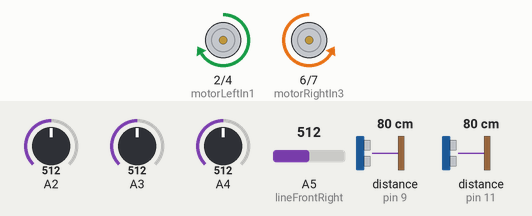
Recording of a sketch running on a simulated Arduino Uno, built with avr-gcc and run on an emulated ATmega328P. Parts: motor-driver pin pairs drawn as motors (green arrow = first pin HIGH = forward, orange = second pin HIGH = backward, longer = more drive, scaled by the enable pin). Wiring (inferred from the names in the program): 2 × ultrasonic range finder: trigger pin 8, echo pin 9 / trigger pin 10, echo pin 11. Inputs (shaded band) come from the test bench; at power-on: distance to the obstacle (sensors on pin 9, pin 11) 80 cm, A2 = 512, A3 = 512, A4 = 512, A5 (lineFrontRight) = 512. The echo pulse lasts 58.3 µs per cm.

Above: at 4.8 s.
4.9 s: distance to the obstacle (sensor on pin 9) set to 45 cm
6.4 s: distance to the obstacle (sensor on pin 9) set to 38 cm
At 7.0 s:
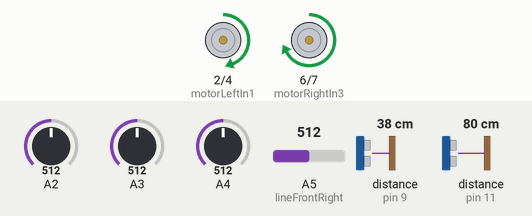
7.9 s: distance to the obstacle (sensor on pin 11) set to 18 cm
At 8.2 s:
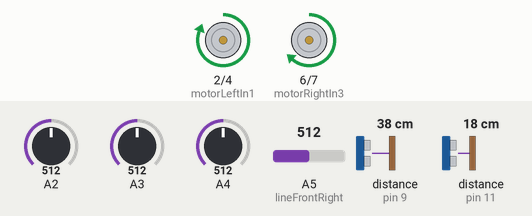
9.4 s: A2 set to 881
10.9 s: A2 set to 909
At 11.3 s:
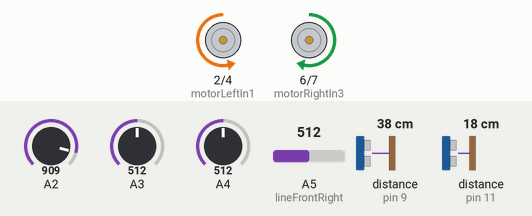
12.4 s: A3 set to 806
13.9 s: A3 set to 832
At 15.3 s:
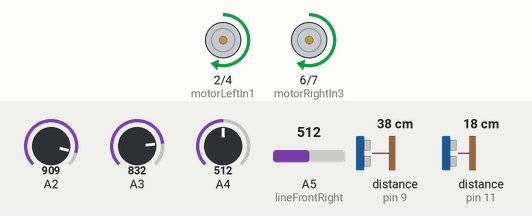
Timing chart, 0 to 16.6 s (numbered marks = the images above; inputs shaded):
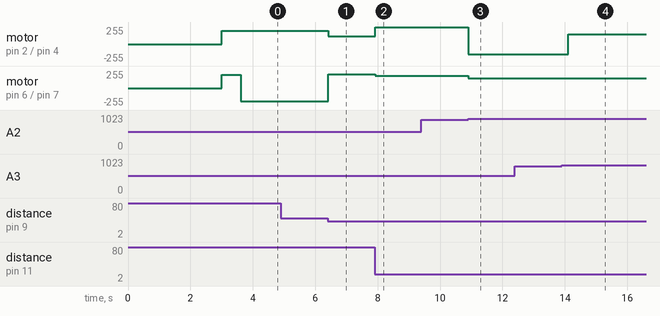

The sketch:

main_ver3.ino
```cpp
// ==========================================
// 튜닝 파라미터 (사용자가 수정하는 공간)
// ==========================================

// [라인 센서 아날로그 문턱값 — 2026-07-09 실측 기반, 센서별 개별 설정]
// 실측값(2차, 최종): 빨강(경계) FL=910 FR=977 RL=971 RR=947 / 흰 바닥 FL=555 FR=813 RL=815 RR=700
// 센서별 편차가 커서 공용 문턱값 불가 → 각 센서의 (빨강+흰색)/2 중간값 사용
const int LINE_THRESH_FL = 732;
const int LINE_THRESH_FR = 895;
const int LINE_THRESH_RL = 893;
const int LINE_THRESH_RR = 823;

// [라인 센서 극성] 경계 테이프 위에서 값이 바닥보다 크면 true — 실측으로 확인됨 (빨강이 항상 더 큼)
const bool LINE_READS_HIGHER = true;

// [공격 및 추적 설정]
const int RUSH_DISTANCE = 8;       // 라인을 무시하고 돌진할 거리 (cm) — 3은 초음파 최소거리 탓에 사실상 도달 불가
const unsigned long CONTACT_LATCH_MS = 1000; // 근접 감지 후 이 시간 동안은 접촉(밀기) 상태로 간주
const int MAX_DETECT_DIST = 40;     // 상대를 추적하기 시작할 최대 거리 (cm)
const int MAX_SPEED = 255;          // 모터 최대 속도 (PWM 0~255)
const int MIN_SPEED = 150;          // 모터 최소 구동 속도 (PWM 0~255)
const int SEARCH_SPEED = 140;       // 탐색 회전 시 속도

// [조향 P제어] 좌우 거리차(cm)에 비례해 부드럽게 조향 — 급좌/급우 3분기 지그재그 방지
const int STEER_GAIN = 3;           // 조향 민감도 (지그재그하면 낮추고, 반응이 둔하면 올리세요)
const int STEER_DEADBAND_CM = 5;    // 좌우 차이가 이 값 이하면 직진 (센서 지터 무시)
const int STEER_DIFF_CLAMP = 15;    // 거리차 반영 상한 (한쪽만 감지 시 과도 조향 방지)

// [시작 동작] 전원 인가 → 대기(손 뗄 시간) → 짧은 돌진 → 탐색
const unsigned long START_DELAY_MS = 3000; // 대회 규정의 시작 대기 시간 확인 후 맞추세요 (보통 3~5초)
const int START_LUNGE_SPEED = 200;         // 시작 돌진 속도 — MIN_SPEED(150) 미만이면 한쪽만 돌아 비틀림

// [탈출 기동 속도] — 속도를 바꾸면 아래 시간 세트도 반드시 함께 교체!
// 255 = 빠른 탈출(경계 취약 시간 합계 700ms), 150 = 느리지만 회전 일관성 유리(합계 1330ms)
const int ESCAPE_SPEED = 150;

// [시간 설정 (밀리초 단위) — 2026-07-10 turn_test 실측, 두 세트 모두 측정 완료]
// ESCAPE_SPEED = 255 세트: BACK 150 / TURN180 550 / FORWARD 150 / TURN45 185
// const unsigned long TIME_BACK_MS     = 150;  // 전방 라인 감지 시 후진
// const unsigned long TIME_TURN_180_MS = 550;  // 180도 회전
// const unsigned long TIME_FORWARD_MS  = 150;  // 뒤 라인 탈출 직진
// const unsigned long TIME_TURN_45_MS  = 185;  // 45도 회전
// ESCAPE_SPEED = 150 세트: BACK 400 / TURN180 930 / FORWARD 400 / TURN45 320  ← 현재 사용 중
const unsigned long TIME_BACK_MS     = 400;  // 전방 라인 감지 시 후진
const unsigned long TIME_TURN_180_MS = 930;  // 180도 회전
const unsigned long TIME_FORWARD_MS  = 400;  // 뒤 라인 탈출 직진
const unsigned long TIME_TURN_45_MS  = 320;  // 45도 회전


// ==========================================
// 하드웨어 핀 네이밍 (camelCase)
// ==========================================

// L298N 모터 드라이버 핀
const int motorLeftEna = 3;
const int motorLeftIn1 = 2;
const int motorLeftIn2 = 4;
const int motorRightIn3 = 6;
const int motorRightIn4 = 7;
const int motorRightEnb = 5;

// 아날로그 라인 센서 4개
const int lineFrontLeft = A4;
const int lineFrontRight = A5;
const int lineRearLeft = A2;
const int lineRearRight = A3;

// 초음파 센서 디지털 핀
const int sonicLeftTrig = 8;
const int sonicLeftEcho = 9;
const int sonicRightTrig = 10;
const int sonicRightEcho = 11;

// ==========================================
// 시스템 상태 제어 및 필터 변수
// ==========================================

// 로봇의 현재 행동 상태 정의
enum RobotState {
  STATE_NORMAL,
  STATE_ESCAPE_FRONT_BACK,
  STATE_ESCAPE_FRONT_TURN,
  STATE_ESCAPE_REAR,
  STATE_ESCAPE_SINGLE_TURN
};

RobotState currentState = STATE_NORMAL;
unsigned long stateStartTime = 0;
unsigned long stateDuration = 0;
RobotState nextStateAfterEscape = STATE_NORMAL; // 복합 탈출용(후진 후 회전)

// 초음파 필터용 배열 (크기 3의 이동 평균 필터)
const int FILTER_SIZE = 3;
long leftHistory[FILTER_SIZE] = {999, 999, 999};
long rightHistory[FILTER_SIZE] = {999, 999, 999};
int filterIndex = 0;
long lastLeftDist = 999;
long lastRightDist = 999;
bool pingLeftTurn = true;
unsigned long contactLatchUntil = 0; // 접촉 상태 래치 만료 시각
int lastSeenDir = 1;                 // 마지막으로 상대를 본 방향: 1 = 오른쪽, -1 = 왼쪽

// ==========================================
//초기화 (Setup)
// ==========================================
void setup() {
  Serial.begin(115200); // 디버그 출력이 제어 루프를 막지 않도록 고속 통신 사용

  pinMode(motorLeftEna, OUTPUT);
  pinMode(motorLeftIn1, OUTPUT);
  pinMode(motorLeftIn2, OUTPUT);
  pinMode(motorRightIn3, OUTPUT);
  pinMode(motorRightIn4, OUTPUT);
  pinMode(motorRightEnb, OUTPUT);

  pinMode(sonicLeftTrig, OUTPUT);
  pinMode(sonicLeftEcho, INPUT);
  pinMode(sonicRightTrig, OUTPUT);
  pinMode(sonicRightEcho, INPUT);

  // 1) 시작 대기 — 로봇을 링에 놓고 손을 뗄 시간 (이 동안 완전 정지)
  delay(START_DELAY_MS);

  // 2) 시작 돌진 — SEARCH_SPEED(140)는 최소 구동 PWM(150) 미만이라 한쪽만 돌아 비틀림 → 200 사용
  moveForward(START_LUNGE_SPEED);
  delay(600);
  stopMotors();
}

// ==========================================
// 메인 루프 (Loop)
// ==========================================
void loop() {
  // 1. 센서 데이터 업데이트 (초음파 필터링 포함)
  // 두 센서를 번갈아 측정 (상호 간섭 방지 + 루프당 pulseIn 대기 절반)
  if (pingLeftTurn) {
    lastLeftDist = getFilteredDistance(sonicLeftTrig, sonicLeftEcho, leftHistory);
  } else {
    lastRightDist = getFilteredDistance(sonicRightTrig, sonicRightEcho, rightHistory);
  }
  pingLeftTurn = !pingLeftTurn;
  long currentLeftDist = lastLeftDist;
  long currentRightDist = lastRightDist;

  bool isLeftEnemyClose = (currentLeftDist > 0 && currentLeftDist <= RUSH_DISTANCE);
  bool isRightEnemyClose = (currentRightDist > 0 && currentRightDist <= RUSH_DISTANCE);
  if (isLeftEnemyClose || isRightEnemyClose) {
    contactLatchUntil = millis() + CONTACT_LATCH_MS; // 접촉(밀기) 상태 래치 갱신
  }
  bool isEnemyInRushZone = (millis() < contactLatchUntil); // 접촉 순간 센서가 999로 튀어도 밀기 유지

  // 2. 비동기 예외 및 탈출 상태 머신 처리 (delay 방지)
   if (currentState != STATE_NORMAL) {
    // 전진 탈출 중에도 앞 라인 센서는 계속 감시 — 반대편 경계 이탈 방지
    if (currentState == STATE_ESCAPE_REAR) {
      if (isLine(lineFrontLeft, LINE_THRESH_FL) || isLine(lineFrontRight, LINE_THRESH_FR)) {
        currentState = STATE_ESCAPE_FRONT_BACK; // 전진 중단 → 후진+180도 탈출로 전환
        stateStartTime = millis();
        stateDuration = TIME_BACK_MS;
        moveBackward(ESCAPE_SPEED);
        return;
      }
    }
    if (millis() - stateStartTime < stateDuration) {
      return; // 정해진 탈출 기동 시간이 끝나기 전에는 루프를 돌며 대기(명령 유지)
    } else {
      // 1단계 탈출(후진)이 끝난 후 2단계 탈출(180도 회전)로 넘겨야 하는 경우 처리
      if (currentState == STATE_ESCAPE_FRONT_BACK) {
        currentState = STATE_ESCAPE_FRONT_TURN;
        stateStartTime = millis();
        stateDuration = TIME_TURN_180_MS;
        turnRight(ESCAPE_SPEED);
        return;
      }
      // 탈출 완료 -> 정상 상태로 복귀
      currentState = STATE_NORMAL;
    }
  }

  // 3. 조건별 우선순위 판단 (상대가 코앞에 있으면 라인 센서 판단 스킵)
  if (!isEnemyInRushZone && checkLineSensors()) {
    return; // 라인 탈출 기동이 시작되었으므로 루프 처음으로
  }

  // 4. 공격 및 추적 로직 (거리 반비례 속도 제어)
  if (currentLeftDist <= MAX_DETECT_DIST || currentRightDist <= MAX_DETECT_DIST) {
    // 두 센서 중 더 가까운 쪽의 거리를 기준으로 속도 결정
    long targetDist = min(currentLeftDist, currentRightDist);
    if (targetDist < RUSH_DISTANCE) targetDist = RUSH_DISTANCE;

    // 거리에 반비례하도록 PWM 속도 매핑 (멀면 MIN_SPEED, 가까우면 MAX_SPEED)
    int calculatedSpeed = map(targetDist, RUSH_DISTANCE, MAX_DETECT_DIST, MAX_SPEED, MIN_SPEED);
    calculatedSpeed = constrain(calculatedSpeed, MIN_SPEED, MAX_SPEED);

    // 좌우 거리차에 비례한 부드러운 조향 (P제어) — 급조향 왔다갔다(지그재그) 방지
    long diff = currentLeftDist - currentRightDist; // 음수 = 상대가 왼쪽에 치우침
    if (diff > STEER_DIFF_CLAMP)  diff = STEER_DIFF_CLAMP;
    if (diff < -STEER_DIFF_CLAMP) diff = -STEER_DIFF_CLAMP;

    if (diff < -STEER_DEADBAND_CM)     lastSeenDir = -1; // 상대를 왼쪽에서 봄 — 놓치면 왼쪽부터 탐색
    else if (diff > STEER_DEADBAND_CM) lastSeenDir = 1;  // 상대를 오른쪽에서 봄 — 놓치면 오른쪽부터 탐색

    int steer = (diff >= -STEER_DEADBAND_CM && diff <= STEER_DEADBAND_CM) ? 0 : (int)diff * STEER_GAIN;
    int leftSpeed  = constrain(calculatedSpeed + steer, 0, MAX_SPEED); // 상대가 왼쪽이면 왼쪽 바퀴 감속
    int rightSpeed = constrain(calculatedSpeed - steer, 0, MAX_SPEED);
    moveForwardLR(leftSpeed, rightSpeed);
    return;
  }

  // 5. 탐색 로직 (상대를 완전히 잃어버렸을 경우)
  spinInPlace();
}

// ==========================================
// 조건 검사 및 상태 전환 함수 (camelCase)
// ==========================================

// 라인(경계) 감지 판단 — 센서별 문턱값, 극성은 LINE_READS_HIGHER 상수 하나로 제어
bool isLine(int pin, int threshold) {
  int v = analogRead(pin);
  return LINE_READS_HIGHER ? (v > threshold) : (v < threshold);
}

bool checkLineSensors() {
  // 아날로그 센서 읽기 (붉은색 테이프 위에서 값이 threshold보다 커지거나 작아짐을 판단)
  bool fl = isLine(lineFrontLeft, LINE_THRESH_FL);
  bool fr = isLine(lineFrontRight, LINE_THRESH_FR);
  bool rl = isLine(lineRearLeft, LINE_THRESH_RL);
  bool rr = isLine(lineRearRight, LINE_THRESH_RR);

  if (fl && fr) {
    // 앞의 두 개 센서 둘 다 감지: 1초 후진 후 180도 회전 (1단계: 후진 세팅)
    currentState = STATE_ESCAPE_FRONT_BACK;
    stateStartTime = millis();
    stateDuration = TIME_BACK_MS;
    moveBackward(ESCAPE_SPEED);
    return true;
  }
  else if (rl && rr) {
    // 뒤의 두 개 센서 둘 다 감지: 2초 직진
    currentState = STATE_ESCAPE_REAR;
    stateStartTime = millis();
    stateDuration = TIME_FORWARD_MS;
    moveForward(ESCAPE_SPEED);
    return true;
  }
  else if (fl) {
    // 앞 왼쪽만 감지: 오른쪽으로 45도 회전
    currentState = STATE_ESCAPE_SINGLE_TURN;
    stateStartTime = millis();
    stateDuration = TIME_TURN_45_MS;
    turnRight(ESCAPE_SPEED);
    return true;
  }
  else if (fr) {
    // 앞 오른쪽만 감지: 왼쪽으로 45도 회전
    currentState = STATE_ESCAPE_SINGLE_TURN;
    stateStartTime = millis();
    stateDuration = TIME_TURN_45_MS;
    turnLeft(ESCAPE_SPEED);
    return true;
  }
  else if (rl) {
    // 뒤 왼쪽만 감지: 왼쪽으로 45도 회전
    currentState = STATE_ESCAPE_SINGLE_TURN;
    stateStartTime = millis();
    stateDuration = TIME_TURN_45_MS;
    turnLeft(ESCAPE_SPEED);
    return true;
  }
  else if (rr) {
    // 뒤 오른쪽만 감지: 오른쪽으로 45도 회전
    currentState = STATE_ESCAPE_SINGLE_TURN;
    stateStartTime = millis();
    stateDuration = TIME_TURN_45_MS;
    turnRight(ESCAPE_SPEED);
    return true;
  }
  return false;
}

// ==========================================
// 필터 및 모터 하부 드라이버 함수
// ==========================================

// 이동 평균 필터가 적용된 거리 측정 함수 (딜레이 없음)
long getFilteredDistance(int trigPin, int echoPin, long* history) {
  digitalWrite(trigPin, LOW);
  delayMicroseconds(2);
  digitalWrite(trigPin, HIGH);
  delayMicroseconds(10);
  digitalWrite(trigPin, LOW);

  // 타임아웃을 15ms로 제한하여 에코를 기다리느라 대기하는 시간 최소화 (약 2.5m 환산)
  long duration = pulseIn(echoPin, HIGH, 15000);
  long distance = (duration == 0) ? 999 : duration * 0.034 / 2;

  // 값이 너무 튀는 0 이하의 값 예외처리
  if (distance <= 0) distance = 999;

  // 필터 배열 원형 업데이트
  history[filterIndex] = distance;
  filterIndex = (filterIndex + 1) % FILTER_SIZE;

   // 중앙값(median) 계산 — 999 드롭아웃 1회가 결과를 오염시키지 않음
  return median3(history[0], history[1], history[2]);
}

long median3(long a, long b, long c) {
  if (a > b) { long t = a; a = b; b = t; }
  if (b > c) { long t = b; b = c; c = t; }
  if (a > b) { long t = a; a = b; b = t; }
  return b;
}

void moveForward(int speed) {
  digitalWrite(motorLeftIn1, HIGH);
  digitalWrite(motorLeftIn2, LOW);
  analogWrite(motorLeftEna, speed);
  digitalWrite(motorRightIn3, HIGH);
  digitalWrite(motorRightIn4, LOW);
  analogWrite(motorRightEnb, speed);
}

// 좌우 바퀴 속도를 따로 지정하는 전진 (P제어 조향용)
void moveForwardLR(int leftSpeed, int rightSpeed) {
  digitalWrite(motorLeftIn1, HIGH);
  digitalWrite(motorLeftIn2, LOW);
  analogWrite(motorLeftEna, leftSpeed);
  digitalWrite(motorRightIn3, HIGH);
  digitalWrite(motorRightIn4, LOW);
  analogWrite(motorRightEnb, rightSpeed);
}

void moveBackward(int speed) {
  digitalWrite(motorLeftIn1, LOW);
  digitalWrite(motorLeftIn2, HIGH);
  analogWrite(motorLeftEna, speed);
  digitalWrite(motorRightIn3, LOW);
  digitalWrite(motorRightIn4, HIGH);
  analogWrite(motorRightEnb, speed);
}

void turnLeft(int speed) {
  digitalWrite(motorLeftIn1, LOW);
  digitalWrite(motorLeftIn2, HIGH);
  analogWrite(motorLeftEna, speed);
  digitalWrite(motorRightIn3, HIGH);
  digitalWrite(motorRightIn4, LOW);
  analogWrite(motorRightEnb, speed);
}

void turnRight(int speed) {
  digitalWrite(motorLeftIn1, HIGH);
  digitalWrite(motorLeftIn2, LOW);
  analogWrite(motorLeftEna, speed);
  digitalWrite(motorRightIn3, LOW);
  digitalWrite(motorRightIn4, HIGH);
  analogWrite(motorRightEnb, speed);
}

void moveSteerLeft(int speed) {
  digitalWrite(motorLeftIn1, HIGH);
  digitalWrite(motorLeftIn2, LOW);
  analogWrite(motorLeftEna, speed * 0.4); // 조향을 위해 안쪽 바퀴 감속비 조정 가능
  digitalWrite(motorRightIn3, HIGH);
  digitalWrite(motorRightIn4, LOW);
  analogWrite(motorRightEnb, speed);
}

void moveSteerRight(int speed) {
  digitalWrite(motorLeftIn1, HIGH);
  digitalWrite(motorLeftIn2, LOW);
  analogWrite(motorLeftEna, speed);
  digitalWrite(motorRightIn3, HIGH);
  digitalWrite(motorRightIn4, LOW);
  analogWrite(motorRightEnb, speed * 0.4);
}

void spinInPlace() {
  // 마지막으로 상대를 본 쪽으로 회전 — 재탐지 시간 단축
  if (lastSeenDir < 0) turnLeft(SEARCH_SPEED);
  else                 turnRight(SEARCH_SPEED);
}

void stopMotors() {
  digitalWrite(motorLeftIn1, LOW);
  digitalWrite(motorLeftIn2, LOW);
  digitalWrite(motorRightIn3, LOW);
  digitalWrite(motorRightIn4, LOW);
  analogWrite(motorLeftEna, 0);
  analogWrite(motorRightEnb, 0);
}
```

Measured:
- the behaviour switches between 42 and 41 cm on distance to the obstacle (sensor on pin 9) (found by bisection; images 0 and 1)
- the behaviour switches between 893 and 894 on A2 (found by bisection; images 2 and 3)
- the behaviour switches between 823 and 824 on A3 (found by bisection; images 3 and 4)
- after the input at 4.9 s, every drawn part: stays the same
- after the input at 6.4 s, motor on pin 2 (motorLeftIn1) / pin 4 (motorLeftIn2): forward 200/255 → forward 115/255 at once; motor on pin 6 (motorRightIn3) / pin 7 (motorRightIn4): backward 200/255 → forward 205/255 at once
- after the input at 7.9 s, motor on pin 2 (motorLeftIn1) / pin 4 (motorLeftIn2): forward 115/255 → forward 255/255 at once; motor on pin 6 (motorRightIn3) / pin 7 (motorRightIn4): forward 205/255 → forward 181/255 at once
- after the input at 9.4 s, every drawn part: stays the same
- after the input at 10.9 s, motor on pin 2 (motorLeftIn1) / pin 4 (motorLeftIn2): forward 255/255 → backward 150/255 at once; motor on pin 6 (motorRightIn3) / pin 7 (motorRightIn4): forward 181/255 → forward 150/255 at once
- after the input at 12.4 s, every drawn part: stays the same
- after the input at 13.9 s, motor on pin 2 (motorLeftIn1) / pin 4 (motorLeftIn2): backward 150/255 → forward 150/255 after 0.21 s
